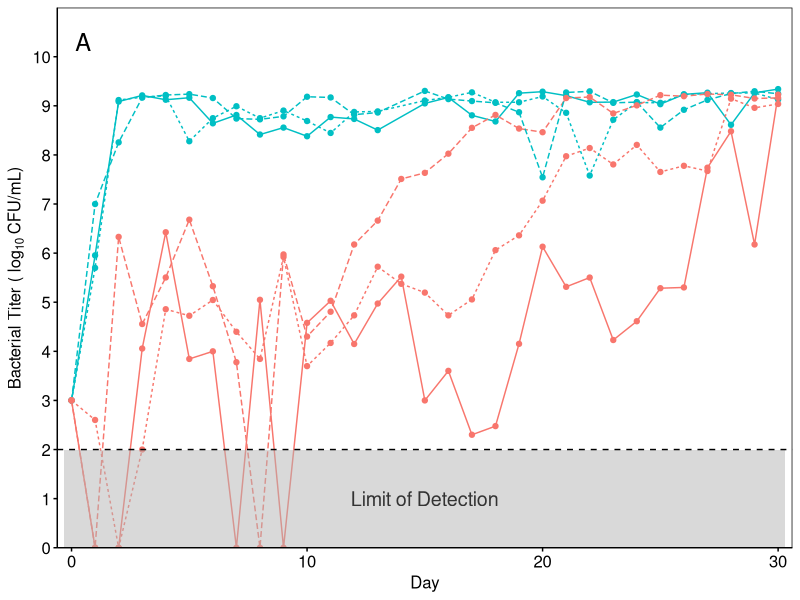
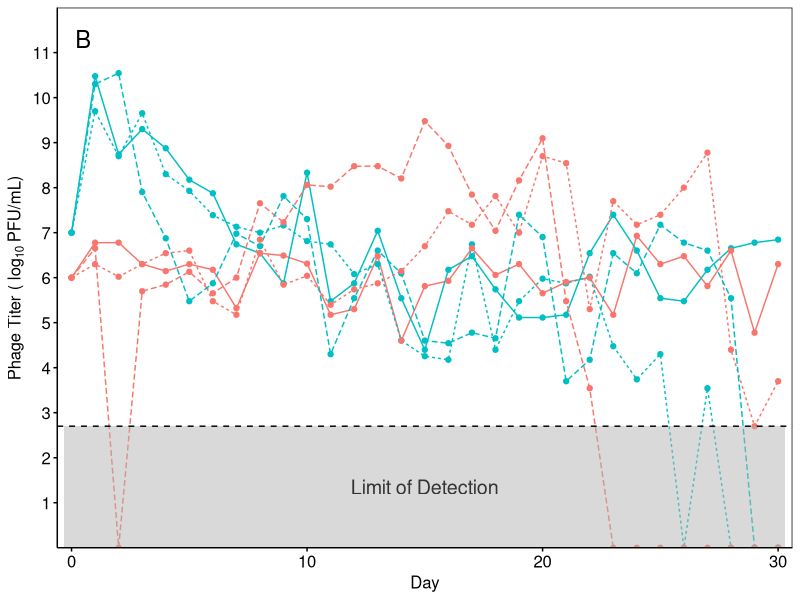
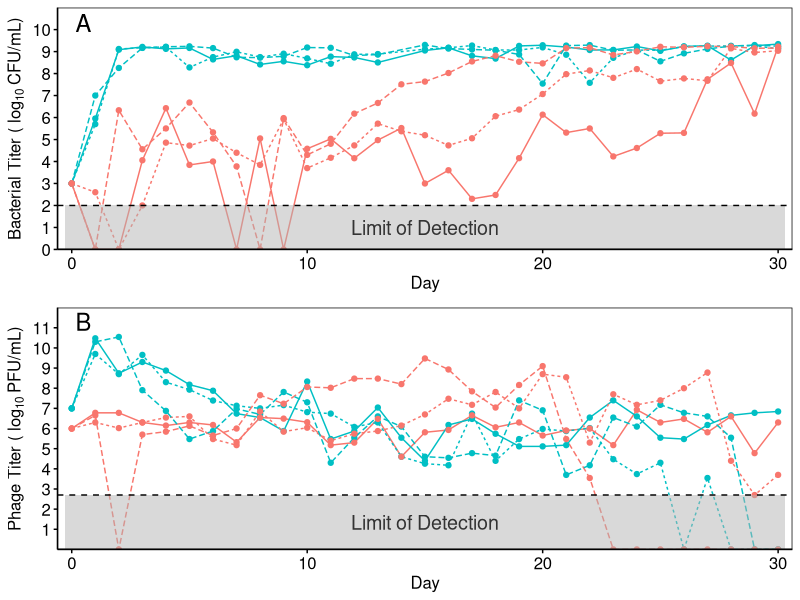
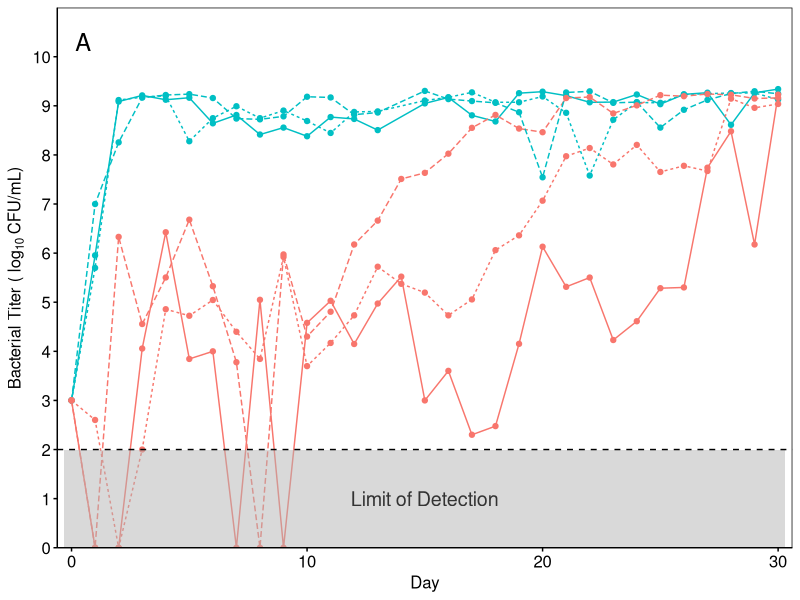
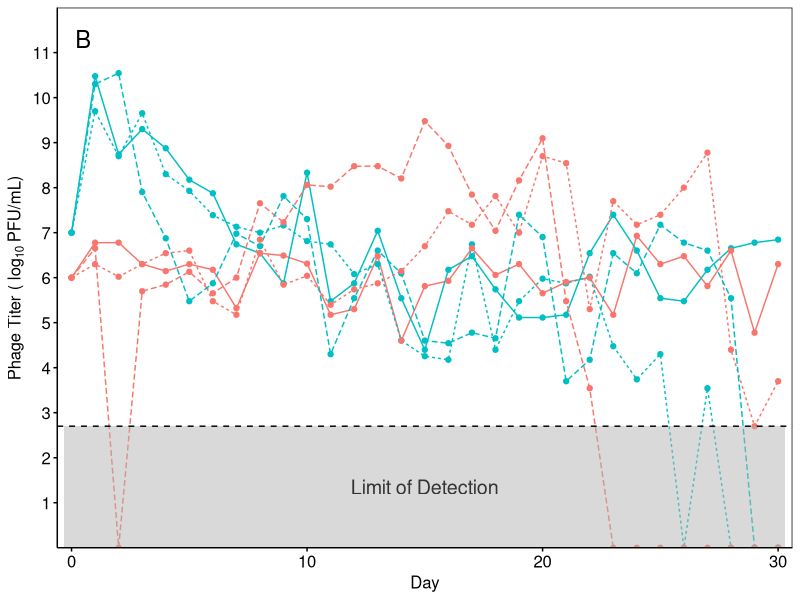
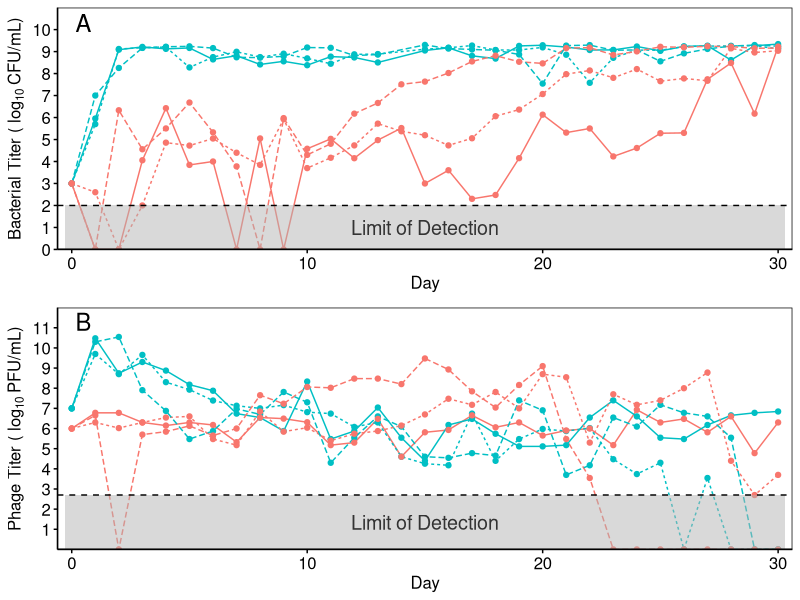

Write the R code that produced these figures, in order.

# 2020-04-02
# This script will analyze the CFU and PFU counts from plating populations
#  during the Coevolution Experiment
# Then it will generate each panel of Figure 1 independently, as well as assembled.

library(ggplot2)
library(ggpubr)
# Set working directory to point to github repo folder and script
# Example:
setwd("CoevolReplay_FastResistance/Manuscript/Github_repo/Figure1")
raw.data <- read.csv(file = "2020-04-02_CoevolutionCounts.csv")

colnames(raw.data)
Hi.data <- subset(raw.data, Inoculum == 'Hi')

# Plot coculture bacteria titers and remove NAs
coculture.plot <- ggplot(data = subset(Hi.data, Plated == 'Coculture' & Titer !='NA'),
                      aes(x = Timepoint,
                          y = log10(as.numeric(Titer)),
                          color = interaction(Phage_Strain, Inoculum))) +
  geom_path(aes(linetype = as.factor(Rep)), size = 0.5) +
  geom_point(size = 1.5) +
  annotate('rect', xmin = -0.3, xmax = 30.3, ymin = 0, ymax = 2,
            color = NA, fill = 'grey70', alpha = 0.5) +
  annotate('text', label = 'Limit of Detection',
           x = 15, y = 1, size = 5, color = 'grey20') +
  annotate('text', label = "A",
           x = 0.5, y = 10.3, size = 6, color = 'black') +
  labs(y = bquote('Bacterial Titer ('~log[10]~'CFU/mL)'), x = 'Day') +
  scale_y_continuous(breaks = c(0,1,2,3,4,5,6,7,8,9,10),
                     limits = c(0,11),
                     expand = c(0,0)) +
  scale_x_continuous(expand = c(0.01,0)) +
  scale_linetype_discrete(name='Population') +
  scale_color_discrete(name='Evolved with:',
                       labels = c('Pre-Coevolved Phage', 'Ancestral Phage')) + 
  theme(panel.grid.major = element_blank(),
        panel.grid.minor = element_blank(),
        panel.background = element_blank(),
        # Legend alterations
        legend.position = 'none',
        # Change axes title sizes
        axis.title.x=element_text(size = 12, color = 'black'),
        axis.title.y=element_text(size = 12, color = 'black'),
        # Change axes ticks
        axis.line = element_line(color='black'),
        axis.ticks = element_line(color= 'black'),
        # Change axes text sizes
        axis.text.x = element_text(size=12, color = 'black'),
        axis.text.y = element_text(size=12, color = 'black'),
        panel.border = element_rect(fill = NA, colour = "black")) +
  # hline is the limit of detection
  geom_hline(yintercept = 2, linetype = 'dashed') +
  # Removes the Population number from the legends
  guides(linetype = FALSE)
coculture.plot
  ggsave(filename = "Fig1A.pdf", 
       plot = coculture.plot, width = 6, height = 4, bg = 'transparent')
  
################################################################################
lysate.dat <- subset(Hi.data, Plated=='Lysate')
  
  # Plot for lysate phage titers
  lysate.plot <- ggplot(data = subset(Hi.data, Plated == 'Lysate'),
                           aes(x = Timepoint,
                               y = log10(as.numeric(Titer)),
                               color = interaction(Phage_Strain, Inoculum))) +
    geom_path(aes(linetype = as.factor(Rep)), size = 0.5) +
    geom_point(size = 1.5) +
    annotate('rect', xmin = -0.3, xmax = 30.3, ymin = 0, ymax = 2.7,
             color = NA, fill = 'grey70', alpha = 0.5) +
    annotate('text', label = 'Limit of Detection',
             x = 15, y = 1.35, size = 5, color = 'grey20') +
    annotate('text', label = "B",
             x = 0.5, y = 11.3, size = 6, color = 'black') +
    labs(y = bquote('Phage Titer ('~log[10]~'PFU/mL)'), x = 'Day') +
    scale_y_continuous(breaks = c(1,2,3,4,5,6,7,8,9,10,11),
                       limits = c(0,12),
                       expand = c(0,0)) +
    scale_x_continuous(expand = c(0.01,0)) +
    scale_linetype_discrete(name='Population') +
    scale_color_discrete(name='Evolved with:',
                         labels = c('Pre-Coevolved Phage', 'Ancestral Phage')) + 
    theme(panel.grid.major = element_blank(),
          panel.grid.minor = element_blank(),
          panel.background = element_blank(),
          # Legend alterations
          legend.position = 'none',
          # Change axes title sizes
          axis.title.x=element_text(size = 12, color = 'black'),
          axis.title.y=element_text(size = 12, color = 'black'),
          # Change axes ticks
          axis.line = element_line(color='black'),
          axis.ticks = element_line(color= 'black'),
          # Change axes text sizes
          axis.text.x = element_text(size=12, color = 'black'),
          axis.text.y = element_text(size=12, color = 'black'),
          panel.border = element_rect(fill = NA, colour = "black")) +
    # hline is the limit of detection
    geom_hline(yintercept = 2.7, linetype = 'dashed')
    # Removes the Population number from the legends
  lysate.plot
  ggsave(filename = "Fig1B.pdf", 
         plot = lysate.plot, width = 6, height = 4, bg = 'transparent')
  plot_matrix <- ggarrange(coculture.plot, lysate.plot,
                           ncol = 1, nrow = 2)
  plot_matrix
  ggsave(filename = 'Fig1AB.pdf', plot_matrix,
         width = 6, height = 8)
  
